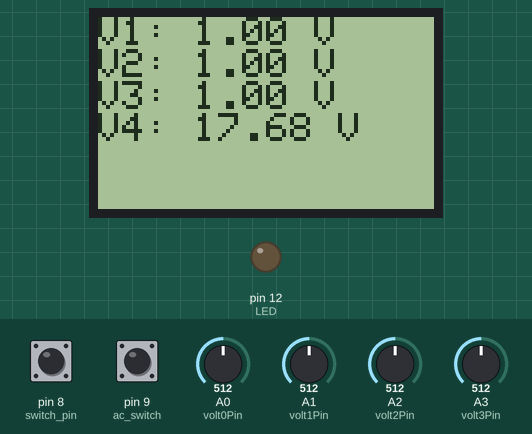
The sketch below on a simulated Arduino Uno, built with avr-gcc and run on an emulated ATmega328P. Parts: 84×48 one-colour display, output pins drawn as LEDs (lit = HIGH). The test bench sets the inputs (shaded band); at power-on: A0 (volt0Pin) = 512, A1 (volt1Pin) = 512, A2 (volt2Pin) = 512, A3 (volt3Pin) = 512, pin 9 (ac_switch) HIGH, pin 8 (switch_pin) LOW.

Above: at 1.2 s.
1.3 s: A0 (volt0Pin) set to 85
At 2.6 s:
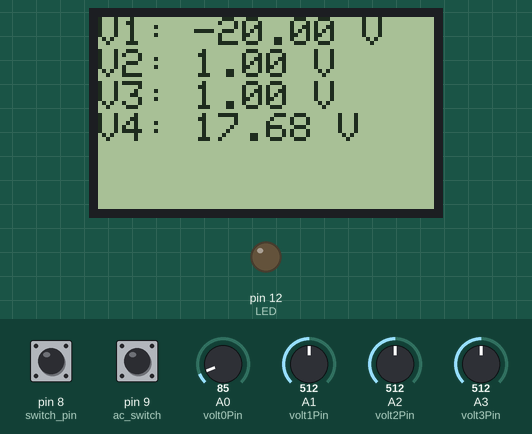
5.5 s: A0 (volt0Pin) set to 70
At 7.0 s:
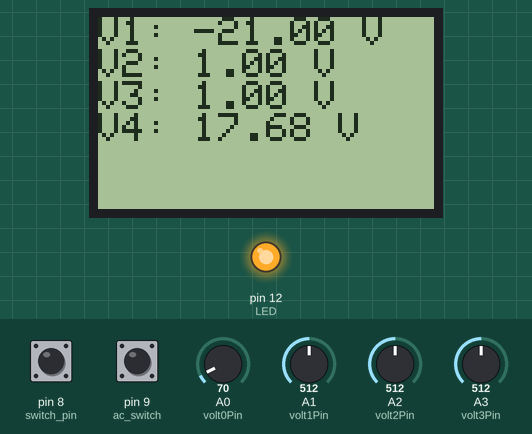
9.7 s: A1 (volt1Pin) set to 716
At 10.6 s:
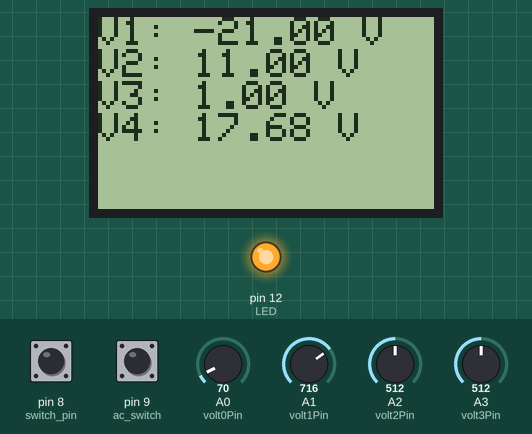
11.3 s: A2 (volt2Pin) set to 716
At 12.8 s:
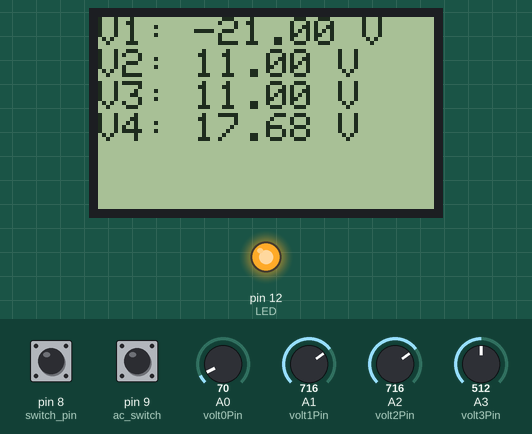
13.5 s: A3 (volt3Pin) set to 716
At 15.5 s:
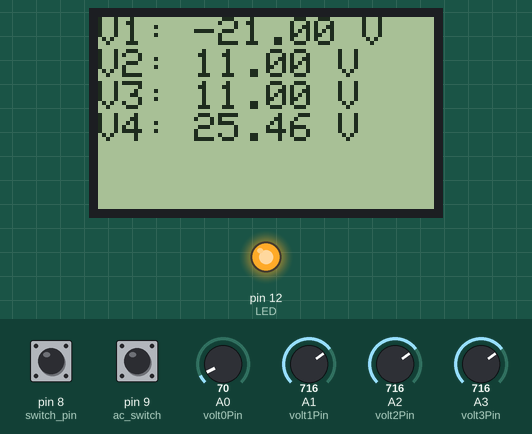
15.6 s: pin 9 (ac_switch) pulled LOW for 1 s
At 17.1 s:
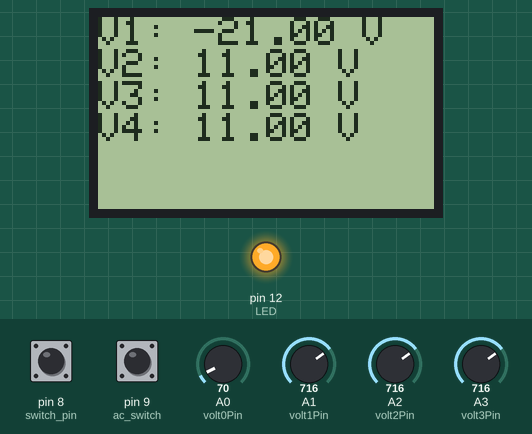
Timing chart, 0 to 18.6 s (numbered marks = the images above; inputs shaded):
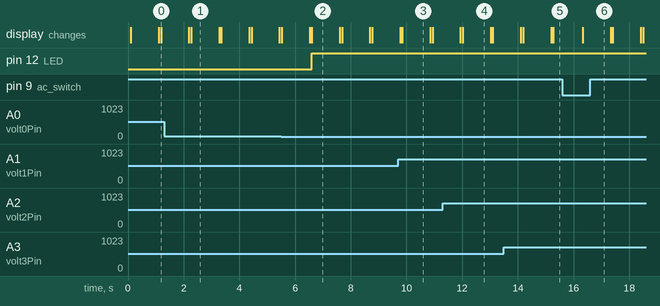

The sketch:

lab3.ino
```cpp
#include <PCD8544.h>
PCD8544 lcd;

int LED=12;
float volt0=0;
float volt1=0;
float volt2=0;
float volt3=0;
int volt0Pin = A0;
int volt1Pin = A1;
int volt2Pin = A2;
int volt3Pin = A3;
int v;
int switch_pin = 8;
int ac_switch = 9;


void setup() {
  lcd.begin(84, 48);
  Serial.begin(9600);
  pinMode(LED, OUTPUT);
  pinMode(switch_pin, INPUT);
  pinMode(ac_switch, INPUT);

}

// lectura del valor maximo de la onda
uint16_t get_max() {
  uint16_t max_v = 0;
  for(uint8_t i = 0; i < 100; i++) {
    uint16_t r = analogRead(volt3Pin);
    if(max_v < r) max_v = r;
    delayMicroseconds(200);
  }
  return max_v;
}


void loop() {
    lcd.clear();
    volt0 = map(analogRead(volt0Pin), 0, 956, -24, 24);
    volt1 = map(analogRead(volt1Pin), 0, 956, -24, 24);
    volt2 = map(analogRead(volt2Pin), 0, 956, -24, 24);

    if(digitalRead(ac_switch) == LOW){
      volt3 = map(analogRead(volt3Pin), 0, 956, -24, 24);
    }
    if (digitalRead(ac_switch)== HIGH){
      char buf[10];
      uint32_t v = get_max();

      volt3 = map(v, 0, 475, 0, 24);
      // calculo de RMS
      volt3 /= sqrt(2);
    }


  lcd.setCursor(0, 0);
  lcd.print("V1: ");
  lcd.print(volt0);
  lcd.print(" V");
  lcd.setCursor(0,1);
  lcd.print("V2: ");
  lcd.print(volt1);
  lcd.print(" V");
  lcd.setCursor(0, 2);
  lcd.print("V3: ");
  lcd.print(volt2);
  lcd.print(" V");
  lcd.setCursor(0,3);
  lcd.print("V4: ");
  lcd.print(volt3);
  lcd.print(" V");

  if(digitalRead(switch_pin) == HIGH){
    Serial.println(volt0);
    Serial.println(volt1);
    Serial.println(volt2);
    Serial.println(volt3);
  }
  if (volt0 < -20 || volt0 > 20 || volt1 < -20 || volt1 > 20 || volt2 < -20 || volt2 > 20 || volt3 < -20 || volt3 > 20){
    digitalWrite(LED, HIGH);
  }else {
    digitalWrite(LED, LOW);
  }


  delay(1000);
 }
```

Measured:
- the behaviour switches between 80 and 79 on A0 (volt0Pin) (found by bisection; images 1 and 2)
- after the input at 1.3 s, the display: first differs from a run without the input after 0.97 s (image 1)
- after the input at 5.5 s, pin 12 (LED): LOW → HIGH after 1.1 s; the display: first differs from a run without the input after 1.1 s (image 2)
- after the input at 9.7 s, the display: first differs from a run without the input after 0.15 s (image 3)
- after the input at 11.3 s, the display: first differs from a run without the input after 0.72 s (image 4)
- after the input at 13.5 s, the display: first differs from a run without the input after 0.69 s (image 5)
- after the input at 15.6 s, the display: changes after 0.73 s (image 6)
